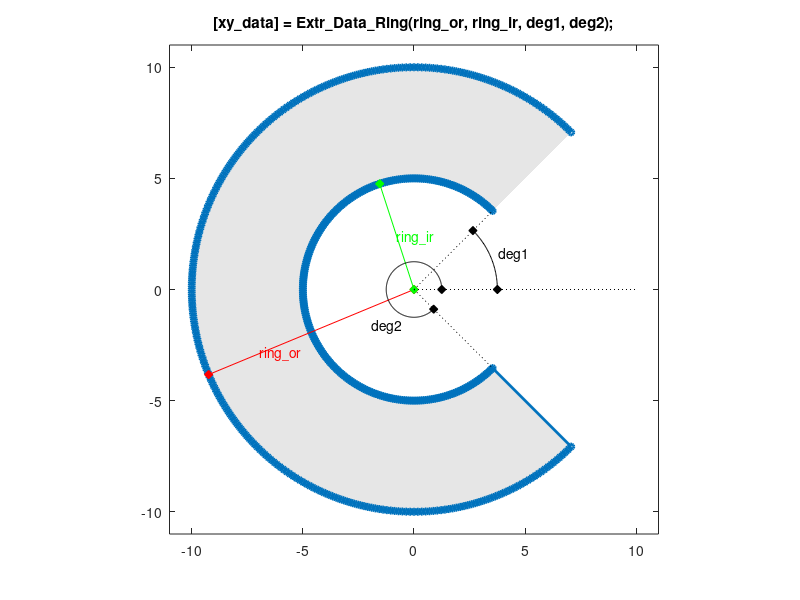

Here is the MATLAB script that generated this plot:
function [xy_data] = Extr_Data_Ring(ring_or, ring_ir, deg1, deg2, varargin)
%Extr_Data_Ring Produce extrusion data for a ring.
%   [xy_data] = Extr_Data_Ring(ring_or, ring_ir, deg1, deg2)
%   This function returns x-y data for a ring.
%   You can specify:
%       Outer radius	ring_or
%       Inner radius	ring_ir
%       Start angle     deg1
%       Finish angle	deg2
%
%   To see a plot showing parameter values, enter the name
%   of the function with no arguments
%   >> Extr_Data_Ring
%
%   To see a plot created with your parameter values,
%   add 'plot' as the final argument
%   >> Extr_Data_Ring(10,5,45,315,'plot')

% Copyright 2012-2021 The MathWorks, Inc.

% Default data to show diagram
if (nargin == 0)
    deg1 = 45;
    deg2 = 315;
    ring_or = 10;
    ring_ir = 5;
end

% Check if plot should be produced
if (isempty(varargin))
    showplot = 'n';
else
    showplot = varargin;
end

% Calculate extrusion data
theta = [(deg1:1:deg2) ]'*pi/180;
unit_circle = [cos(theta), sin(theta)];
if(ring_ir>0)
    xy_data = [ring_or * unit_circle; ring_ir * flipud(unit_circle)];
else
    xy_data = [ring_or * unit_circle];
end

% Plot diagram to show parameters and extrusion
if (nargin == 0 || strcmpi(showplot,'plot'))
    
    % Figure name
    figString = ['h1_' mfilename];
    % Only create a figure if no figure exists
    figExist = 0;
    fig_hExist = evalin('base',['exist(''' figString ''')']);
    if (fig_hExist)
        figExist = evalin('base',['ishandle(' figString ') && strcmp(get(' figString ', ''type''), ''figure'')']);
    end
    if ~figExist
        fig_h = figure('Name',figString);
        assignin('base',figString,fig_h);
    else
        fig_h = evalin('base',figString);
    end
    figure(fig_h)
    clf(fig_h)
    
    % Plot extrusion
    patch(xy_data(:,1),xy_data(:,2),[1 1 1]*0.90,'EdgeColor','none');
    hold on
    plot(xy_data(:,1),xy_data(:,2),'-','Marker','o','MarkerSize',4,'LineWidth',2);
    axis('equal');
    axis([-1.1 1.1 -1.1 1.1]*ring_or);
    
    % Show parameters
    hold on
    
    ir_label_ang = deg1+deg2*0.2;
    or_label_ang = deg1+deg2*0.5;
    plot([0 ring_or*(cos(or_label_ang*pi/180))],[0 ring_or*(sin(or_label_ang*pi/180))],'r-d','MarkerFaceColor','r');
    text(cos(or_label_ang*pi/180)*0.75*ring_or,sin(or_label_ang*pi/180)*0.75*ring_or,'{\color{red}ring\_or}');
    
    plot([0 ring_ir*(cos(ir_label_ang*pi/180))],[0 ring_ir*(sin(ir_label_ang*pi/180))],'g-d','MarkerFaceColor','g');
    text(cos(ir_label_ang*pi/180)*0.5*ring_ir,sin(ir_label_ang*pi/180)*0.5*ring_ir,'{\color{green}ring\_ir}');
    
    plot([0 ring_or],[0 0],'k:');
    plot([0 ring_ir*cos(deg1*pi/180)],[0 ring_ir*sin(deg1*pi/180)],'k:');
    plot([0 ring_ir*cos(deg2*pi/180)],[0 ring_ir*sin(deg2*pi/180)],'k:');
    
    arc1_r = 0.75*ring_ir;
    arc1 = linspace(0,deg1,50)'*pi/180;
    plot(cos(arc1)*arc1_r,sin(arc1)*arc1_r,'k-');
    plot(cos(arc1(1))*arc1_r,sin(arc1(1))*arc1_r,'kd','MarkerFaceColor','k');
    plot(cos(arc1(end))*arc1_r,sin(arc1(end))*arc1_r,'kd','MarkerFaceColor','k');
    text(cos(deg1/2*pi/180)*arc1_r*1.1,sin(deg1/2*pi/180)*arc1_r*1.1,'deg1');
    
    arc2_r = 0.25*ring_ir;
    arc2 = [(0:1:deg2)]'*pi/180;
    plot(cos(arc2)*arc2_r,sin(arc2)*arc2_r,'k-');
    plot(cos(arc2(1))*arc2_r,sin(arc2(1))*arc2_r,'kd','MarkerFaceColor','k');
    plot(cos(arc2(end))*arc2_r,sin(arc2(end))*arc2_r,'kd','MarkerFaceColor','k');
    text(cos(0.7*deg2*pi/180)*arc2_r*2,sin(0.7*deg2*pi/180)*arc2_r*2,'deg2');
    title(['[xy\_data] = Extr\_Data\_Ring(ring\_or, ring\_ir, deg1, deg2);']);
    hold off
    box on
    clear xy_data
end
